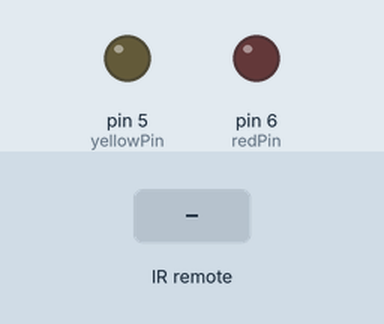
Recording of a sketch running on a simulated Arduino Uno, built with avr-gcc and run on an emulated ATmega328P. On the bench: output pins drawn as LEDs (lit = HIGH). The inputs (shaded band) are chosen by the test bench.

Above: at 1.2 s.
1.3 s: infrared code 0x6BC6597B received
At 1.78 s:
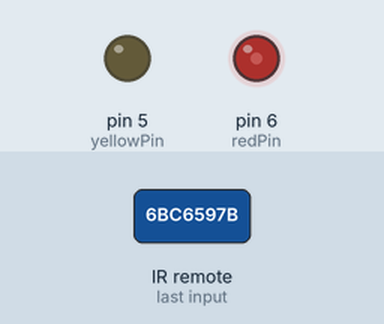
At 2.38 s:
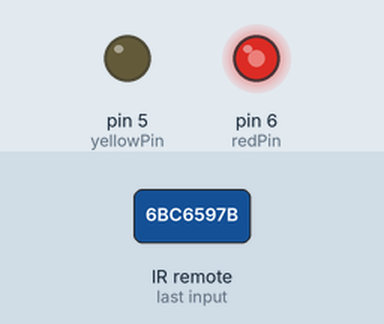
4.3 s: infrared code 0x735B797E received
At 5.98 s:
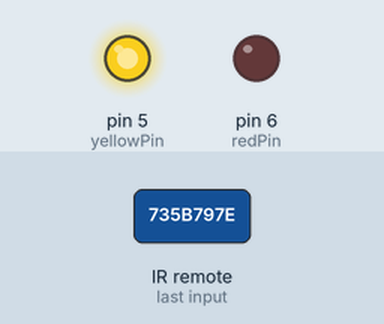
Timing chart, 0 to 12.0 s (numbered marks = the images above; inputs shaded):
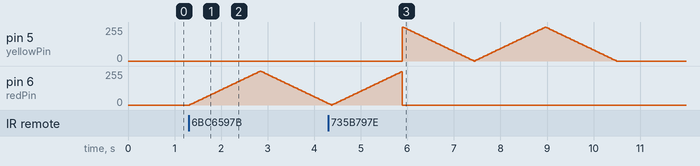

Measured:
- after the input at 1.3 s, pin 6 (redPin): rises from 0/255 to 255/255 in 1.5 s, then falls to 15/255 in 1.4 s

The sketch:

lab4_ex4.ino
```cpp
// Include IR Remote Library
#include <IRremote.h>
// Define sensor pin
const int RECV_PIN = 4;

// Define LED pin constants
const int redPin = 6;
const int yellowPin = 5;

// Define integer to remember toggle state
int togglestate = 0;
// Define IR Receiver and Results Objects

int brightness = 0; // how bright the LED is
int steps = 5;

IRrecv irrecv(RECV_PIN);
decode_results results ;

void setup(){
  irrecv.enableIRIn(); // Enable the IR Receiver
  pinMode(yellowPin, OUTPUT); // Set LED pins as Outputs
  pinMode(redPin, OUTPUT);
}

void loop(){
  if ( irrecv.decode(&results)){
    switch(results.value){
      case 0x6BC6597B:
        togglestate=0;
        while(togglestate <3){
          analogWrite(redPin, brightness) ;
          brightness = brightness + steps;
          if (brightness == 0 || brightness == 255) {
            steps = -steps;
            togglestate++;
          }
          delay(30);
        }
        analogWrite(redPin,LOW);
        break;
      case 0x735B797E:
        togglestate=0;
        while(togglestate <3){
          analogWrite(yellowPin, brightness) ;
          brightness = brightness + steps;
          if (brightness == 0 || brightness == 255) {
            steps = -steps;
            togglestate++;
          }
          delay(30);
        }
        analogWrite(yellowPin,LOW);
        break;
    }
    irrecv.resume();
  }
}
```
